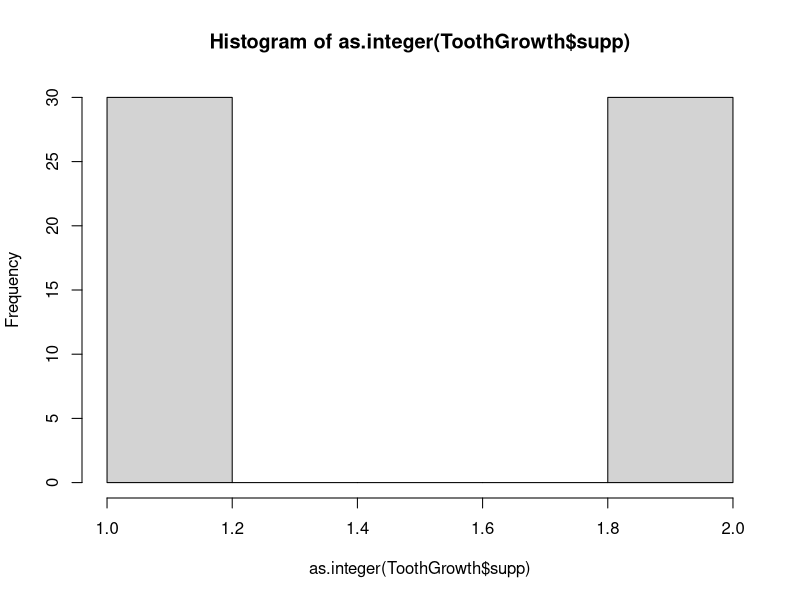
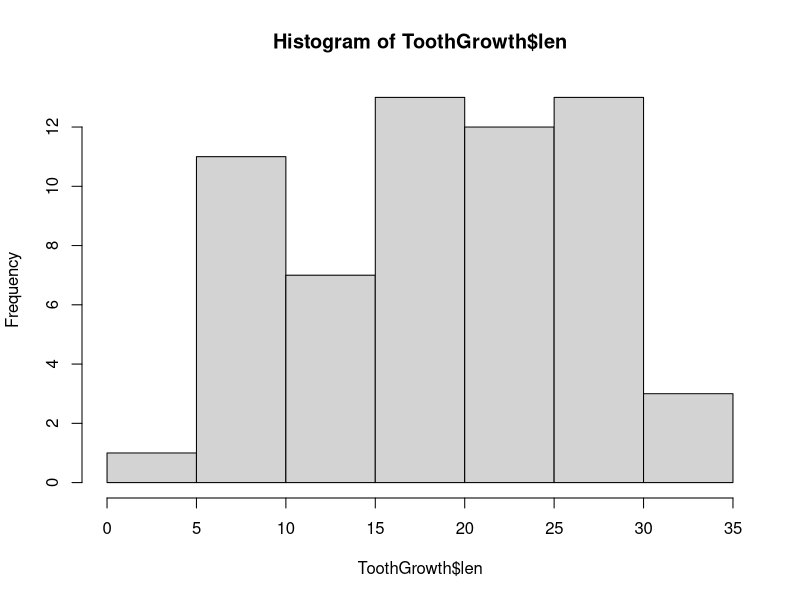
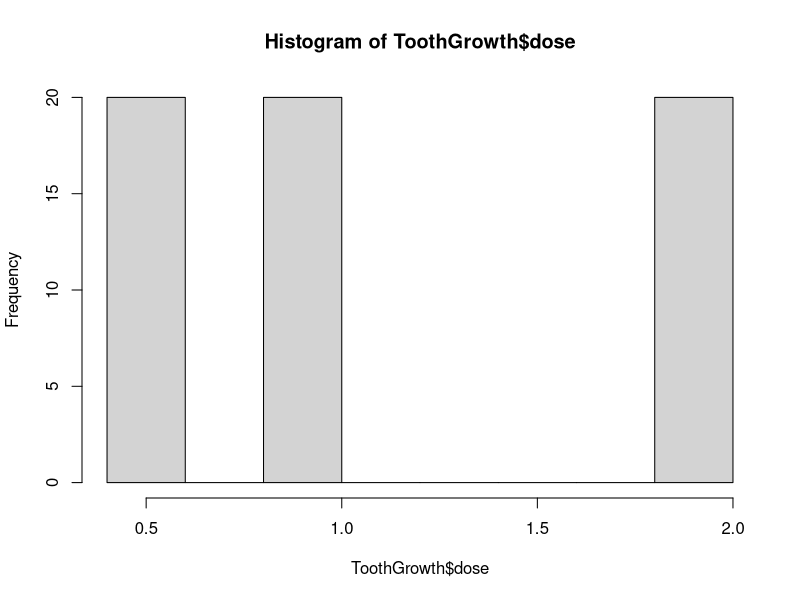

Generate these figures, in order, with R:
library(datasets)
data(ToothGrowth)

str(ToothGrowth)

hist(as.integer(ToothGrowth$supp))
hist(ToothGrowth$len)
hist(ToothGrowth$dose)
summ<-summary(ToothGrowth)
print(summ)
